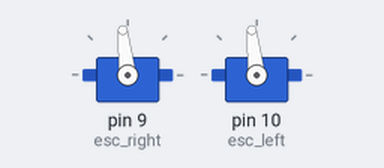
Simulated run of this program. Board: Arduino Uno, built with avr-gcc and run on an emulated ATmega328P. Shown: 2 × servo.

Above: at 0.05 s.
Timing chart, 0 to 4.6 s (numbered marks = the images above):
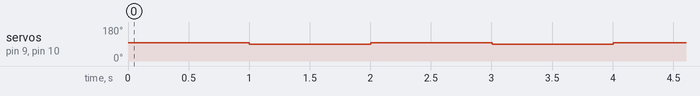

Measured:
- by itself, servo on pin 9 (esc_right), servo on pin 10 (esc_left): alternates 96° for 1.0 s and 90° for 1.0 s

The program:

main.cpp
```cpp
#include <Servo.h>
#include "ESC_Ogrodoot.h"

ESC esc_right(ESC::MODE_FORWARD_BACKWARD);
ESC esc_left(ESC::MODE_FORWARD_BACKWARD);

void setup()
{
    esc_right.attach(9);
    esc_left.attach(10);
}

void loop()
{
    esc_right.setSpeed(0);
    esc_left.setSpeed(0);
    esc_right.setDirection(ESC::FORWARD);
    esc_left.setDirection(ESC::FORWARD);
    esc_right.setSpeed(30);
    esc_left.setSpeed(30);
    delay(1000);
    esc_right.setSpeed(0);
    esc_left.setSpeed(0);
    esc_right.setDirection(ESC::BACKWARD);
    esc_left.setDirection(ESC::BACKWARD);
    esc_right.setSpeed(30);
    esc_left.setSpeed(30);
    delay(1000);
}
```

ESC_Ogrodoot.h
```cpp
#ifndef __ESC_OGRODOOT_H__
#define __ESC_OGRODOOT_H__

#include <Arduino.h>

#define BASE_FORWARD_ONLY 1000               //number of pulse microseconds for 0 speed
#define BASE_FORWARD_BACKWARD 1500           //number of pulse microseconds for 0 speed for forward/backward
#define MAX_PULSE 2000
#define MIN_PULSE 1000

/* A normal ESC controller goes only forward
 * 0 speed is a pulse of 1 millisecond (1000 microseconds)
 * max speed is a pulse of 2 milliseconds
 */

/* A forward/backward ESC controller
 * 0 speed is a pulse of 1.5 millisecond (1500 microseconds)
 * max speed forward is a pulse of 2 milliseconds
 * max speed backward is a 1 millisecond pulse.
 * Backward speed increases when the pulse decreases (from 1499 to 1000)
 */

class ESC
{
private:
  int actualDirection;
  int actualSpeed;
  int baseSpeed;
  Servo esc;
  bool checkSpeed(int speed);
public:
  static const int FORWARD = 0;
  static const int BACKWARD = 1;
  static const int MODE_FORWARD_ONLY = 0;
  static const int MODE_FORWARD_BACKWARD = 1;

  ESC(int mode = MODE_FORWARD_ONLY);
  //if only forward ESC, speed range: 0, 1000
  //if forward/backward ESC, speed range: 0, 500
  void setSpeed(unsigned int speed);
  void setDirection(int direction);
  void setRunningMode(int mode);
  void detach();
  void attach(int pin);
};

#endif
```

ESC_Ogrodoot.cpp
```cpp
#include <Arduino.h>
#include <Servo.h>
#include "ESC_Ogrodoot.h"

ESC::ESC(int mode)
{
    actualDirection = FORWARD;
    setRunningMode(mode);
}

void ESC::setSpeed(unsigned int speed)
{
    Serial.println(baseSpeed + speed);
    if (actualDirection == FORWARD)
    {
        if (baseSpeed + speed <= MAX_PULSE)
            esc.writeMicroseconds(baseSpeed + speed);
    }
    else
    {
        if (baseSpeed + speed >= MIN_PULSE)
            esc.writeMicroseconds(baseSpeed - speed);
    }
}

void ESC::setRunningMode(int mode)
{
    if (mode == MODE_FORWARD_ONLY)
    {
        baseSpeed = BASE_FORWARD_ONLY;
    }
    else if (mode == MODE_FORWARD_BACKWARD)
    {
        baseSpeed = BASE_FORWARD_BACKWARD;
    }
}
void ESC::setDirection(int direction)
{
    if (direction == FORWARD)
        actualDirection = FORWARD;
    else
        actualDirection = BACKWARD;
}

void ESC::detach()
{
    esc.detach();
}

void ESC::attach(int pin)
{
    esc.attach(pin);
}
```
